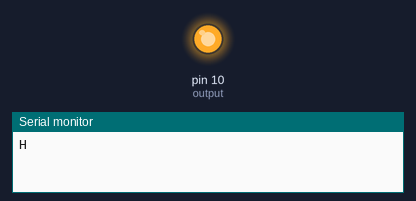
A sketch run on a simulated Arduino Uno, built with avr-gcc and run on an emulated ATmega328P. Parts: output pins drawn as LEDs (lit = HIGH), the last lines printed to the serial monitor.

Above: at 2.5 s.
At 7.5 s:
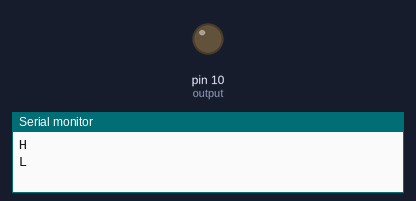
Timing chart, 0 to 13.0 s (numbered marks = the images above):
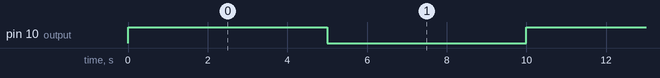

Measured:
- by itself, pin 10 (output): alternates HIGH for 5.0 s and LOW for 5.0 s

The sketch:

base_btn.ino
```cpp
#define output 10

void setup(){
  Serial.begin(9600);
  pinMode(output, OUTPUT);
}

void loop() {
  digitalWrite(output, HIGH);
  Serial.println("H");
  delay(5000);
  digitalWrite(output, LOW);
  Serial.println("L");
  delay(5000);
}
```
